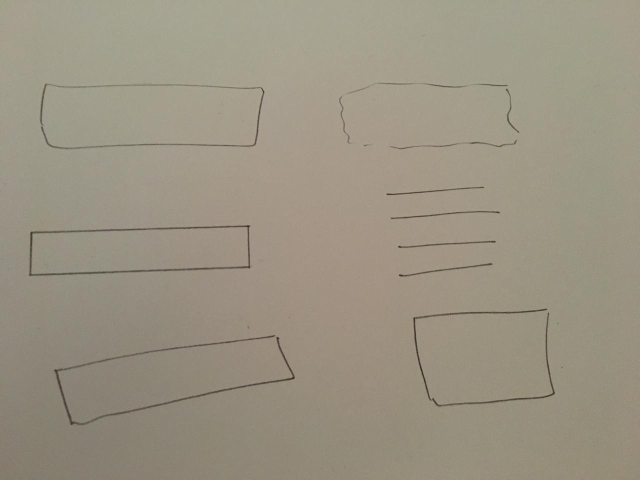
#> input picture RectanglesTest.jpeg, 1280 x 960 px (shown at 1/2 size)
$ python -i LabelBar.py   (imports and definitions only)
#> lines starting #> are read from the running program, lines starting #| are printed output that depends on the picture; after the words box and inside, x2 and y2 are one past the last pixel; in counts of white or black regions, pixels touching at a corner belong together
import cv2 as cv
import numpy as np
from matplotlib import pyplot as plt

# Tuning Parameters
sigma = 0.33 # Canny's formula
approxComparisonValue = 4
houghLineLength = 100
houghLineGap = 10
dilationIterations = 3
erosionIterations = 2
epsilonFactor = 0.03
houghLineThickness = 2
minContourArea = 2000
minDiff_XPoints = 20

def sortContours(contours):

    proccessingContoursX = [[0 for i in range(2)] for j in range(4)]

    for ite in range(len(contours)):
        proccessingContoursX[ite][0]= (contours[ite][0][0])
        proccessingContoursX[ite][1]= (contours[ite][0][1])

    proccessingContoursY = proccessingContoursX
    # Sorting founded contours by x-axis points
    proccessingContoursX.sort(key=lambda x:x[0])

    return proccessingContoursX

def  filterContours(contours):

    proccessingContoursX = [[0 for i in range(2)] for j in range(4)]


    proccessingContoursX = sortContours(contours)

    verticalLineDiff1 = abs(proccessingContoursX[1][0] - proccessingContoursX[0][0])
    verticalLineDiff2 = abs(proccessingContoursX[3][0] - proccessingContoursX[2][0])
    # Checking if the rectangle edges aren't quite vertical or not
    if(verticalLineDiff1 > minDiff_XPoints or verticalLineDiff2 > minDiff_XPoints):
        return False
    else:
        return True

def labelBarDetection(path):

    # Image Preparation & Kernel defintion of 5*5 Matrix
#> called with path = 'RectanglesTest.jpeg'
    img = cv.imread(path)
#> img is the input picture: shape (960, 1280, 3); mean B, G, R 130.5, 147.4, 155
    grayImg = cv.cvtColor(img, cv.COLOR_BGR2GRAY)
    kernel = np.ones((3, 3), np.uint8)

    # Automatic canny edge detection using sigma value = 0.33
    v = np.median(grayImg)
#> v = 149
    lower = int(max(0, (1.0 - sigma) * v))
#> lower = 99
    upper = int(min(255, (1.0 + sigma) * v))
#> upper = 198
    edges = cv.Canny(grayImg, lower, upper)
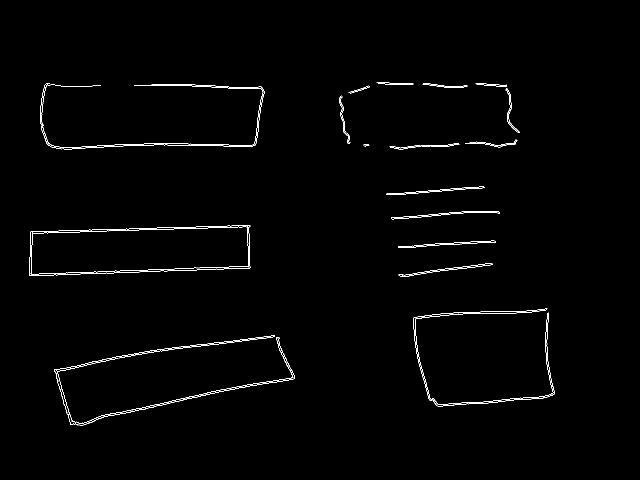
#> edges: shape (960, 1280) (shown at 1/2 size); 0.91% white in thin lines or dots, all inside (x1, y1, x2, y2) = (58, 165, 1110, 851)

    # Dilating output of canny to achieve a huge edges
    dil = cv.dilate(edges, kernel, iterations=dilationIterations)
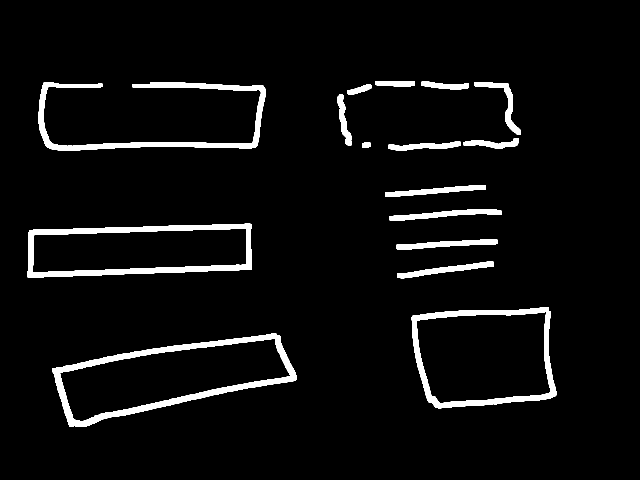
#> dil: shape (960, 1280) (shown at 1/2 size); 4.8% white; 16 white regions, largest, box (x1, y1, x2, y2) and area: (105, 667, 593, 854) 12565, (55, 447, 504, 555) 10945, (77, 164, 532, 302) 10064

    # Using probabilistic hough line transform to get clear & semi complete lines
    processingImg = dil.copy()
    lines = cv.HoughLinesP(processingImg, 1, np.pi / 180, 100, minLineLength=houghLineLength, maxLineGap=houghLineGap)
#> lines = 167 rows, first 6: [57, 470, 500, 447], [824, 641, 1001, 620], [181, 720, 561, 673], [93, 293, 310, 293], [92, 292, 513, 292], [818, 289, 1034, 289]

    for line in lines:
        x1, y1, x2, y2 = line[0]
        cv.line(processingImg, (x1, y1), (x2, y2), (255, 255, 255), houghLineThickness)
#> this loop made 167 passes
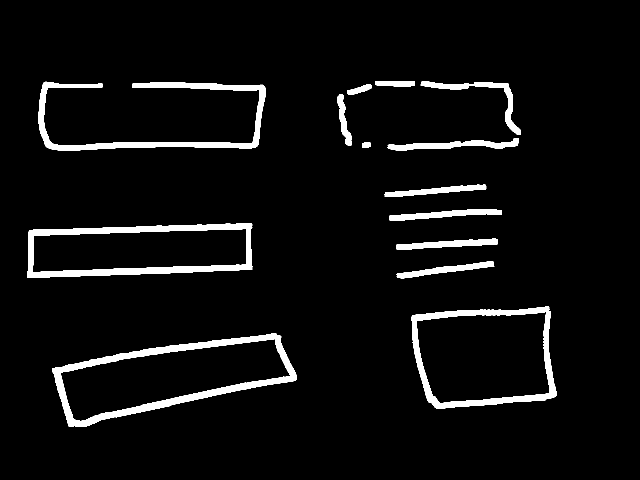
#> processingImg: shape (960, 1280) (shown at 1/2 size); 5.2% white; 14 white regions, largest, box (x1, y1, x2, y2) and area: (104, 667, 594, 854) 13848, (54, 446, 505, 556) 12028, (77, 163, 532, 302) 10884

    # Eroding to remove noise edges
    erode = cv.erode(processingImg, kernel, iterations=erosionIterations)
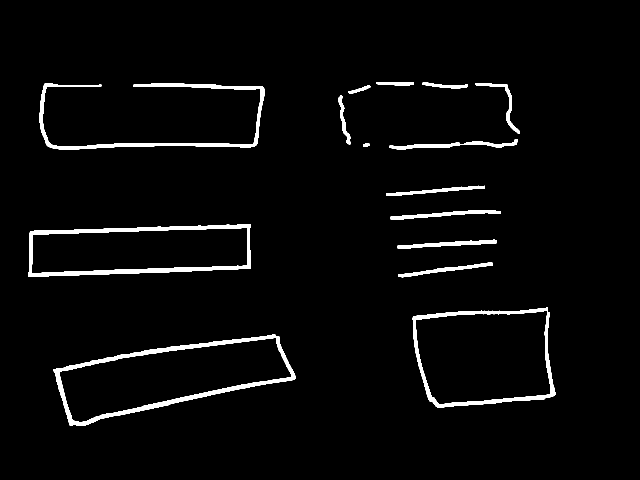
#> erode: shape (960, 1280) (shown at 1/2 size); 3.1% white; 15 white regions

    # Finding contours
    contours, hierarchy = cv.findContours(processingImg, cv.RETR_TREE, cv.CHAIN_APPROX_SIMPLE)
#> contours = 17 contours; largest, box (x1, y1, x2, y2) and area: (104, 667, 594, 854) 52328, (822, 613, 1114, 818) 49820, (54, 446, 505, 556) 41916, (833, 623, 1100, 807) 40940, (120, 677, 581, 843) 39553

    detectedLabelBars = []
    hierarchyCounter = 0

    # Drawing contours
    for cont in contours:
        epsilon = epsilonFactor * cv.arcLength(cont, True)
        approx = cv.approxPolyDP(cont, epsilon, True)

        x, y, w, h = cv.boundingRect(cont)
        # Checking if it is a rectangle
        if len(approx) == approxComparisonValue  and cv.contourArea(cont) > minContourArea and filterContours(approx) == True:
            if(hierarchy.ravel()[hierarchyCounter*4 + 2] == -1 ):
                cv.rectangle(img, (x, y), (x + w, y + h), (0, 255, 0), 2)
                detectedLabelBars.append(approx)

        hierarchyCounter += 1
#> this loop made 17 passes
#> (epsilon, approx, x, y, w, h) on passes 5, 6, 9, 10, 12, 13, 17: (12.77, [[987, 524], [793, 553]], 793, 523, 196, 34), (13.04, [[995, 479], [792, 497]], 792, 477, 204, 22), (14.49, [[1003, 421], [778, 439]], 778, 418, 226, 24), (13.13, [[972, 372], [769, 392]], 769, 369, 204, 25), (17.24, [[1037, 277], [775, 295], [1003, 297]], 775, 276, 263, 26), (7.41, [[679, 188], [683, 263], [692, 289], [702, 290]], 675, 188, 29, 103), (5.25, [[750, 162], [753, 170], [829, 171], [829, 163]], 750, 162, 80, 11)
#> (epsilon, x, y, w, h, verticalLineDiff1 in filterContours) on passes 1, 2, 3, 4, 7: (36.68, 104, 667, 490, 187, 34), (33.72, 120, 677, 461, 166, 40), (28.45, 822, 613, 292, 205, 31), (25.67, 833, 623, 267, 184, 31), (33.34, 54, 446, 451, 110, 4)
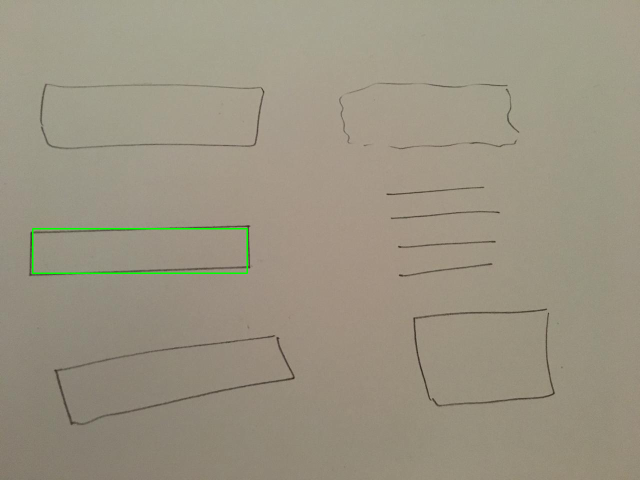
#> img: shape (960, 1280, 3) (shown at 1/2 size); 0.25% of pixels changed, all inside (x1, y1, x2, y2) = (64, 456, 496, 548)
#> after the loop, detectedLabelBars = [[[492, 458], [492, 529], [65, 544], [68, 470]]]
    cv.imshow('label', img)
    return detectedLabelBars

>>> result = labelBarDetection('RectanglesTest.jpeg')
#> result = [[[492, 458], [492, 529], [65, 544], [68, 470]]]

$ run again, on zigzag.jpeg
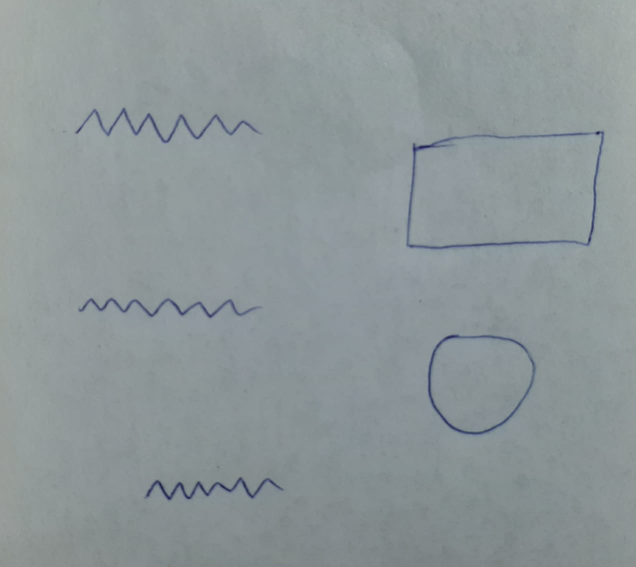
#> input picture zigzag.jpeg, 1272 x 1134 px (shown at 1/2 size)
#> in labelBarDetection, img is the input picture: shape (1134, 1272, 3); mean B, G, R 153.1, 150.9, 141.6
#> v = 150
#> lower = 100
#> upper = 199
#> edges: shape (1134, 1272); 0.48% white in thin lines or dots, all inside (x1, y1, x2, y2) = (151, 215, 1208, 1000)
#> dil: shape (1134, 1272); 2.7% white; 6 white regions, box (x1, y1, x2, y2) and area: (148, 212, 521, 289) 8758, (853, 666, 1070, 872) 8055, (154, 592, 511, 638) 6569, (810, 278, 1145, 502) 6217, (290, 952, 570, 1003) 5973, (1157, 259, 1211, 495) 3186
#> lines = 45 rows, first 6: [810, 494, 1137, 477], [168, 603, 295, 614], [314, 608, 443, 622], [811, 495, 1144, 484], [901, 666, 1038, 680], [889, 670, 1045, 684]
#> the loop in labelBarDetection, `for line in lines:` made 45 passes
#> after the loop in labelBarDetection, `for line in lines:`:
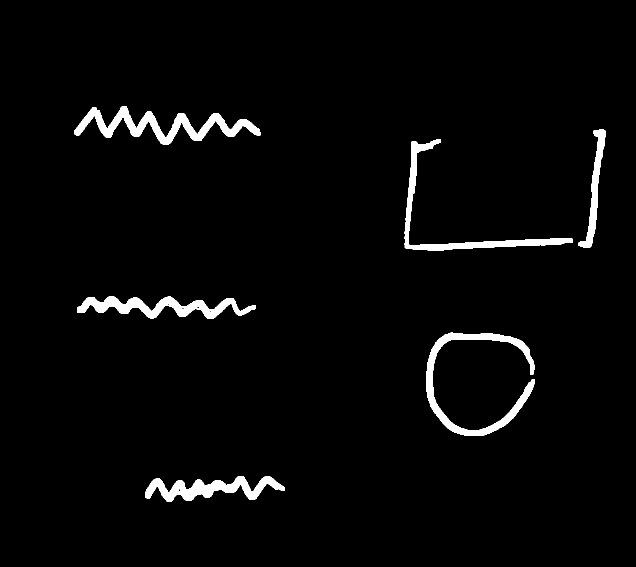
#> processingImg: shape (1134, 1272) (shown at 1/2 size); 2.8% white; 6 white regions, box (x1, y1, x2, y2) and area: (148, 212, 521, 289) 8758, (853, 665, 1070, 872) 8206, (154, 592, 511, 638) 6817, (809, 278, 1146, 502) 6671, (290, 952, 570, 1003) 6310, (1157, 258, 1211, 496) 3370
#> in labelBarDetection, `erode = cv.erode(processingImg, kernel, iterations=erosionIterations)`:
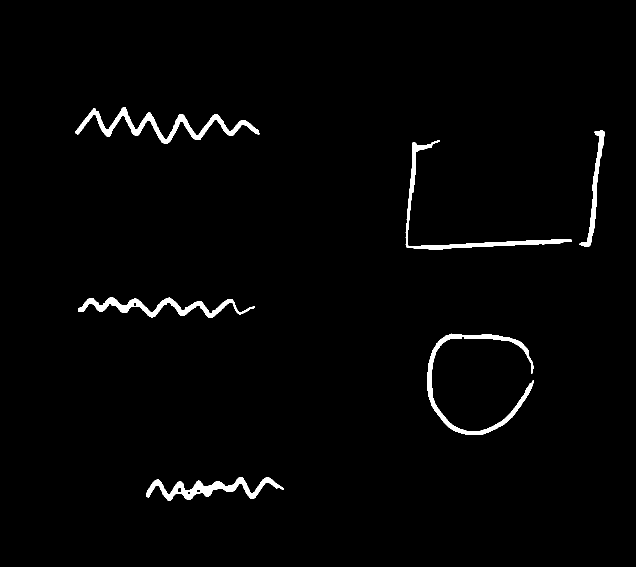
#> erode: shape (1134, 1272) (shown at 1/2 size); 1.7% white; 6 white regions
#> contours = 16 contours, 10 with area under 20; largest, box (x1, y1, x2, y2) and area: (148, 212, 521, 289) 8202, (853, 665, 1070, 872) 7610, (154, 592, 511, 638) 6440, (809, 278, 1146, 502) 6076, (290, 952, 570, 1003) 5960, (1157, 258, 1211, 496) 3104
#> the loop in labelBarDetection, `for cont in contours:` made 16 passes
#> (epsilon, x, y, w, h) on passes 1, 3, 4, 5, 7, 9, 11, 12: (25.75, 290, 952, 280, 51), (0.29, 395, 980, 5, 3), (0.435, 356, 977, 5, 6), (41.01, 853, 665, 217, 207), (0.357, 419, 620, 5, 5), (0.435, 393, 613, 7, 4), (0.272, 268, 607, 4, 4), (0.41, 199, 607, 7, 3)
#> after the loop in labelBarDetection, `for cont in contours:`: detectedLabelBars = []
